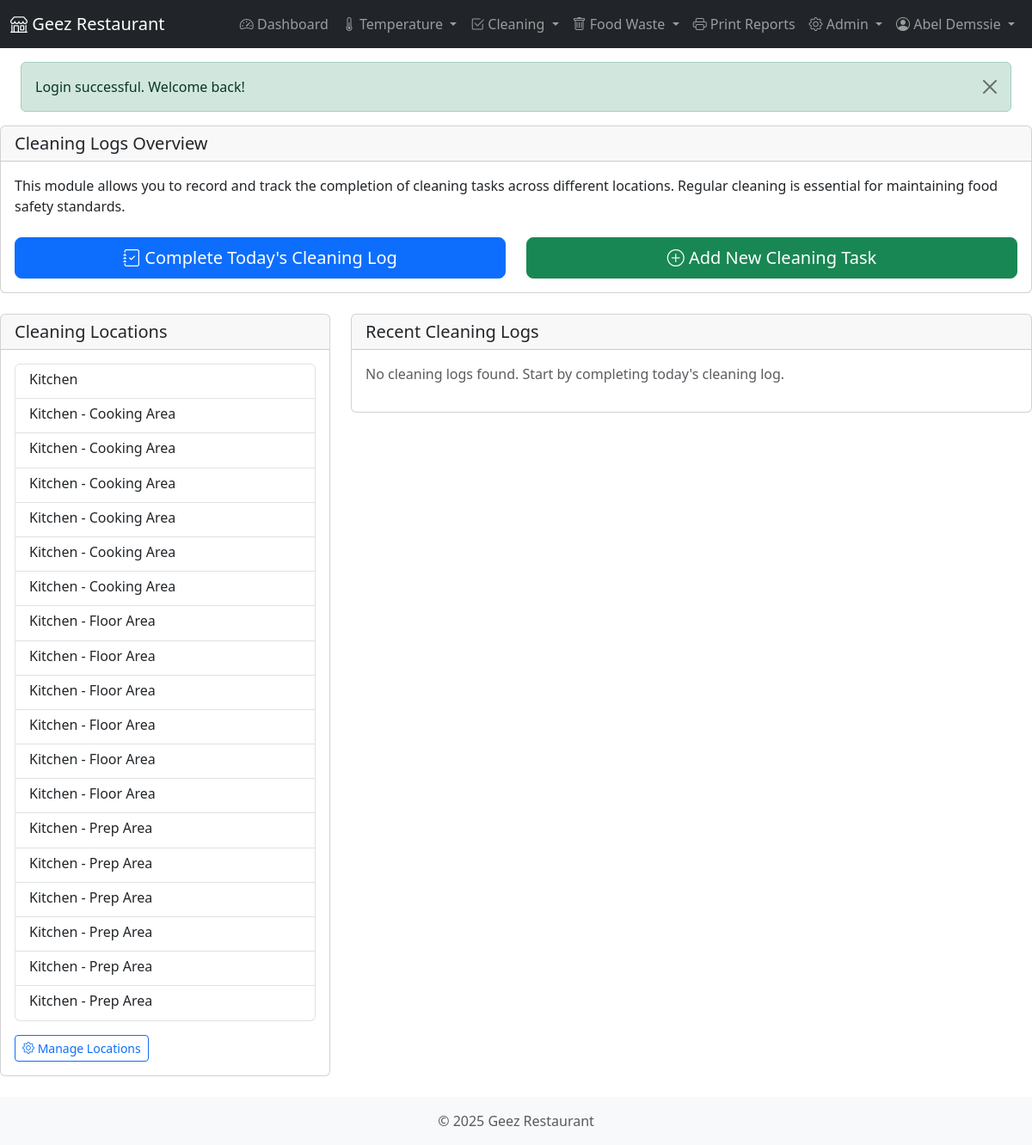
The app's page /modules/cleaning/index.php (signed in), older data.
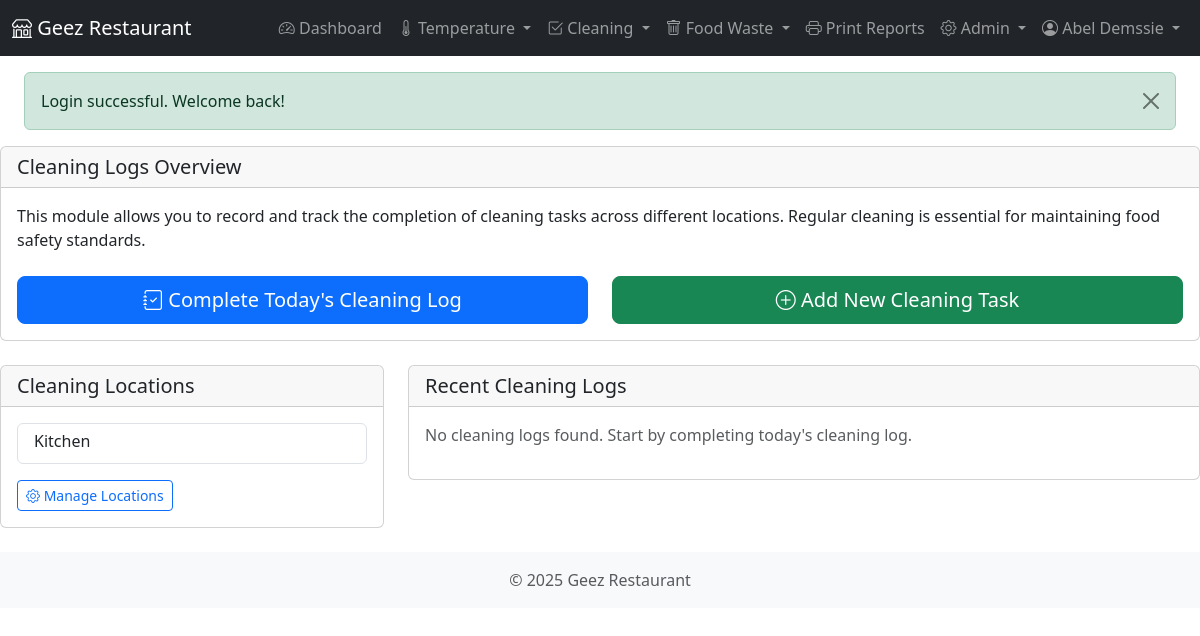
The same page, newer data.
### tables this page shows
CREATE TABLE `cleaning_locations` (
  `location_id` int(11) NOT NULL,
  `name` varchar(100) NOT NULL,
  `description` text DEFAULT NULL,
  `is_active` tinyint(1) NOT NULL DEFAULT 1,
  `created_at` datetime NOT NULL,
  `updated_at` datetime DEFAULT NULL
);

### classes/CleaningLocation.php (called while the page is built, shortened)
<?php
class CleaningLocation {
    private $db;
    public function __construct($db) {
        $this->db = $db;
    }
    public function getAllActive() {
        $sql = "SELECT * FROM cleaning_locations WHERE is_active = 1 ORDER BY name";
        return $this->db->fetchAll($sql);
    }
}

### classes/Database.php (called while the page is built, shortened)
<?php
class Database {
    private $host = DB_HOST;
    private $dbname = DB_NAME;
    private $username = DB_USER;
    private $password = DB_PASS;
    private $charset = DB_CHARSET;
    private $options = DB_OPTIONS;
    private $pdo;
    public function __construct() {
        $dsn = "mysql:host={$this->host};dbname={$this->dbname};charset={$this->charset}";
        try {
            $this->pdo = new PDO($dsn, $this->username, $this->password, $this->options);
        } catch (PDOException $e) {
            throw new Exception("Database connection failed: " . $e->getMessage());
        }
    }
    public function query($sql, $params = []) {
        try {
            $stmt = $this->pdo->prepare($sql);
            $stmt->execute($params);
            return $stmt;
        } catch (PDOException $e) {
            throw new Exception("Query failed: " . $e->getMessage());
        }
    }
    public function fetchAll($sql, $params = []) {
        $stmt = $this->query($sql, $params);
        return $stmt->fetchAll();
    }
}

### includes/functions.php (called while the page is built, shortened)
<?php
function hasRole($roles) {
    return in_array($_SESSION['role'], $roles);
}

### modules/cleaning/index.php (the view, shortened to what this page needs)
<?php
require_once dirname(dirname(dirname(__FILE__))) . '/includes/header.php';
require_once CLASS_PATH . '/CleaningLocation.php';
$location = new CleaningLocation($db);
$cleaning_log = new CleaningLog($db);
$all_locations = $location->getAllActive();
$current_date = getCurrentDate();
$recent_logs = $cleaning_log->getAll(date('Y-m-d', strtotime('-7 days')), $current_date);
$recent_logs = array_slice($recent_logs, 0, 10);
?>
<div class="row">
    <div class="col-md-12 mb-4">
        <div class="card">
            <div class="card-header">
                <h5 class="card-title mb-0">Cleaning Logs Overview</h5>
            </div>
            <div class="card-body">
                <p>This module allows you to record and track the completion of cleaning tasks across different locations. Regular cleaning is essential for maintaining food safety standards.</p>
                <div class="row mt-4">
                    <div class="col-md-6">
                        <div class="d-grid gap-2">
                            <a href="<?php echo BASE_URL; ?>/modules/cleaning/log.php" class="btn btn-primary btn-lg">
                                <i class="bi bi-journal-check"></i> Complete Today's Cleaning Log
                            </a>
                        </div>
                    </div>
                    <div class="col-md-6">
                        <div class="d-grid gap-2">
                            <a href="<?php echo BASE_URL; ?>/modules/cleaning/tasks.php?action=add" class="btn btn-success btn-lg">
                                <i class="bi bi-plus-circle"></i> Add New Cleaning Task
                            </a>
                        </div>
                    </div>
                </div>
            </div>
        </div>
    </div>
</div>
<div class="row">
    <div class="col-md-4 mb-4">
        <div class="card">
            <div class="card-header">
                <h5 class="card-title mb-0">Cleaning Locations</h5>
            </div>
            <div class="card-body">
                <?php if (empty($all_locations)): ?>
                <p class="text-muted">No locations found. Please add locations in the admin section.</p>
                <?php else: ?>
                <div class="list-group">
                    <?php foreach ($all_locations as $loc): ?>
                    <a href="<?php echo BASE_URL; ?>/modules/cleaning/log.php?location_id=<?php echo $loc['location_id']; ?>" class="list-group-item list-group-item-action">
                        <div class="d-flex w-100 justify-content-between">
                            <h6 class="mb-1"><?php echo htmlspecialchars($loc['name']); ?></h6>
                        </div>
                    </a>
                    <?php endforeach; ?>
                </div>
                <?php endif; ?>
                <?php if (hasRole(['admin', 'manager'])): ?>
                <div class="mt-3">
                    <a href="<?php echo BASE_URL; ?>/modules/cleaning/locations.php" class="btn btn-sm btn-outline-primary">
                        <i class="bi bi-gear"></i> Manage Locations
                    </a>
                </div>
                <?php endif; ?>
            </div>
        </div>
    </div>
    <div class="col-md-8 mb-4">
        <div class="card">
            <div class="card-header">
                <h5 class="card-title mb-0">Recent Cleaning Logs</h5>
            </div>
            <div class="card-body">
                <?php if (empty($recent_logs)): ?>
                <p class="text-muted">No cleaning logs found. Start by completing today's cleaning log.</p>
                <?php endif; ?>
            </div>
        </div>
    </div>
</div>
<?php
require_once INCLUDE_PATH . '/footer.php';
?>

Row changes from the older to the newer data that the page shows:
removed cleaning_locations: name "Kitchen - Cooking Area"
removed cleaning_locations: name "Kitchen - Cooking Area"
removed cleaning_locations: name "Kitchen - Cooking Area"
removed cleaning_locations: name "Kitchen - Cooking Area"
removed cleaning_locations: name "Kitchen - Cooking Area"
removed cleaning_locations: name "Kitchen - Cooking Area"
removed cleaning_locations: name "Kitchen - Floor Area"
removed cleaning_locations: name "Kitchen - Floor Area"
removed cleaning_locations: name "Kitchen - Floor Area"
removed cleaning_locations: name "Kitchen - Floor Area"
removed cleaning_locations: name "Kitchen - Floor Area"
removed cleaning_locations: name "Kitchen - Floor Area"
removed cleaning_locations: name "Kitchen - Prep Area"
removed cleaning_locations: name "Kitchen - Prep Area"
removed cleaning_locations: name "Kitchen - Prep Area"
removed cleaning_locations: name "Kitchen - Prep Area"
removed cleaning_locations: name "Kitchen - Prep Area"
removed cleaning_locations: name "Kitchen - Prep Area"
